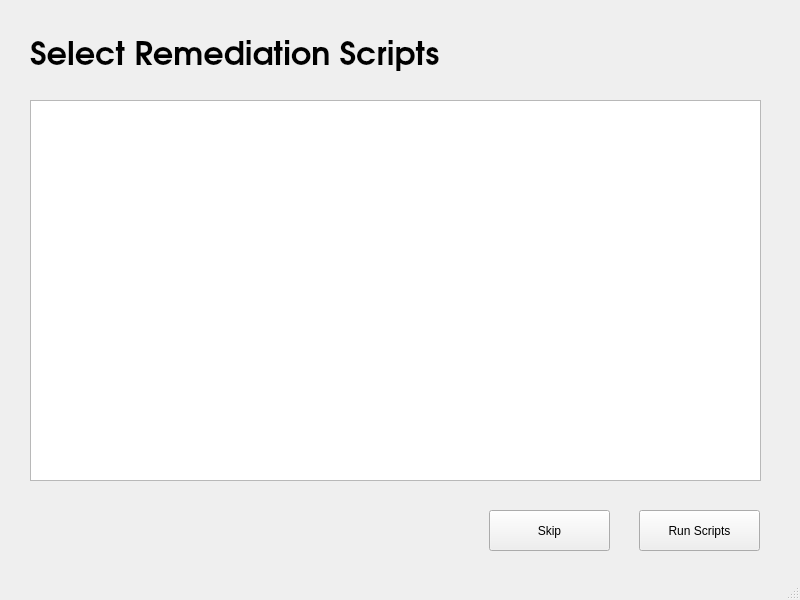
<?xml version="1.0" encoding="UTF-8"?>
<ui version="4.0">
 <class>MainWindow</class>
 <widget class="QMainWindow" name="MainWindow">
  <property name="geometry">
   <rect>
    <x>0</x>
    <y>0</y>
    <width>800</width>
    <height>600</height>
   </rect>
  </property>
  <property name="windowTitle">
   <string>EasyAudit</string>
  </property>
  <widget class="QWidget" name="centralwidget">
   <widget class="QLabel" name="label">
    <property name="geometry">
     <rect>
      <x>30</x>
      <y>40</y>
      <width>431</width>
      <height>31</height>
     </rect>
    </property>
    <property name="font">
     <font>
      <family>TeX Gyre Adventor</family>
      <pointsize>24</pointsize>
      <weight>75</weight>
      <bold>true</bold>
     </font>
    </property>
    <property name="text">
     <string>Select Remediation Scripts</string>
    </property>
   </widget>
   <widget class="QListWidget" name="remediationlistWidget">
    <property name="geometry">
     <rect>
      <x>30</x>
      <y>100</y>
      <width>731</width>
      <height>381</height>
     </rect>
    </property>
   </widget>
   <widget class="QPushButton" name="runRemediation">
    <property name="geometry">
     <rect>
      <x>639</x>
      <y>510</y>
      <width>121</width>
      <height>41</height>
     </rect>
    </property>
    <property name="text">
     <string>Run Scripts</string>
    </property>
   </widget>
   <widget class="QPushButton" name="skipRemediation">
    <property name="geometry">
     <rect>
      <x>489</x>
      <y>510</y>
      <width>121</width>
      <height>41</height>
     </rect>
    </property>
    <property name="text">
     <string>Skip</string>
    </property>
   </widget>
  </widget>
  <widget class="QMenuBar" name="menubar">
   <property name="geometry">
    <rect>
     <x>0</x>
     <y>0</y>
     <width>800</width>
     <height>20</height>
    </rect>
   </property>
  </widget>
  <widget class="QStatusBar" name="statusbar"/>
 </widget>
 <resources/>
 <connections/>
</ui>
